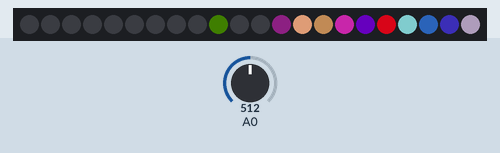
This sketch was run on a simulated Arduino Uno, built with avr-gcc and run on an emulated ATmega328P. Shown: 22 RGB LEDs in strip order, left to right. The test bench sets the inputs (shaded band); at power-on: A0 = 512. Dim RGB values are drawn brighter than linear; random numbers use the default seed unless the sketch sets one.

Above: at 1.2 s.
1.3 s: A0 set to 0
At 1.96 s:
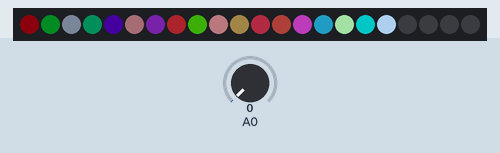
3.9 s: A0 set to 122
At 4.68 s:
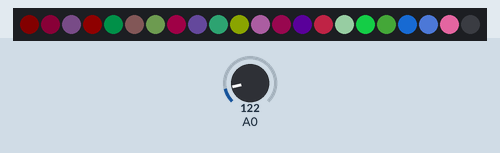
6.3 s: A0 set to 0
At 7.09 s:
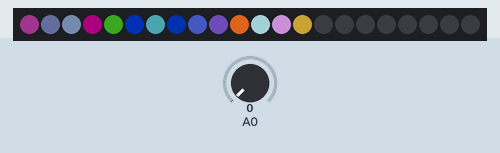
8.7 s: A0 set to 306
At 9.2 s:
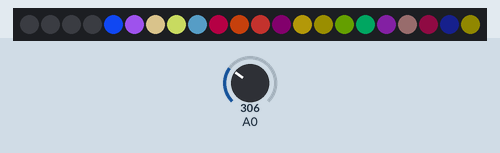
11.1 s: A0 set to 0
At 12.51 s:
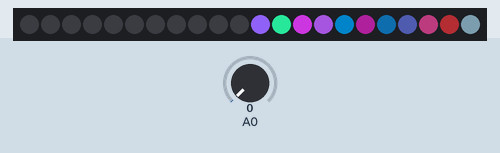
13.5 s: A0 set to 511
At 14.02 s:
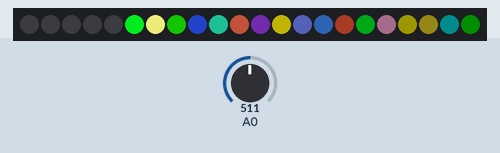
Timing chart, 0 to 16.5 s (numbered marks = the images above; inputs shaded):
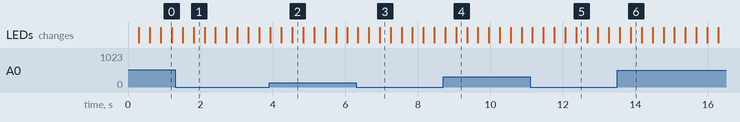

The sketch:

degrad_led.ino
```cpp
#include <Adafruit_NeoPixel.h>
#define PIN 6 // broche 6
#define nbled 22 // nombre de led du ruban
Adafruit_NeoPixel led = Adafruit_NeoPixel(nbled, PIN, NEO_GRB + NEO_KHZ800);

unsigned long t0,t1=0,t2=0,t3=0,t4=0; // toutes les tempos
byte a,b,p=0; // sert au calcul dans les anim
int d=1,e; // direction des anim
uint32_t c;

void setup() {
  led.begin();
 }

void loop() {
 t0=millis(); // mémorise le temps
// Serial.print("t0="); Serial.println(t0);
e=analogRead(A0); // lecture du potard
 if (t0>t3) {
  p=random(9);
  t3=t0+10000; t1=0; a=1;
 } // change le programme toutes les 10 secondes
 //Serial.print("t3="); Serial.println(t3);
if (e) p=2;   // si utilisation du potard

 switch (p) {
    //case 0: { prog0(1000);  break; } // potard
    //case 1: { prog1(100);  break; } // 50 = temps de changement de led
    case 2: { prog2(28);  break; } // 20 = vitesse de déplacement
    //case 3: { prog3(500); break; } // 500 = vitesse de changement
    //case 4: { prog4(100);  break; } // 50 = vitesse de déplacement
    //case 5: { prog5(100);  break; } // 10 = vitesse de déplacement
    //case 6: { prog6(10);  break; } // 10 = vitesse de déplacement
    //case 7: { prog7(10);  break; } // 10 = vitesse de déplacement
    //case 8: { prog8(1000);  break; } // 10 = vitesse de déplacement
    //case 9: { prog9(100);  break; } // 1000 = explosion toutes les seconde

 }
  led.show();

}
void prog2(int t) {
  uint32_t c=random(0x1000000); // choix d'une couleur aléatoire
  if (t0>t2) {
    led.setPixelColor(a,c);
    a=a+d; if(a>=nbled) d=-1; if(a<=0) d=1;
    t2=t0+t;}
  if (t0>t1) degrad(10); // 10= durée d'instinction des leds
}

void degrad(int t){ // t détermine la vitesse d'extinction des leds
  for(int i=0; i<nbled; i++) {
    uint32_t c = led.getPixelColor(i); // extraction des couleurs
    byte r =   c / 0x10000;
    byte v = ( c & 0xFF00)/0x100;
    byte b =   c & 0xFF;
    led.setPixelColor(i,r/1.05,v/1.05, b/1.05); // baisse la luminosité des leds
    }
  t1=t0+t; // initialise t1
}
```
